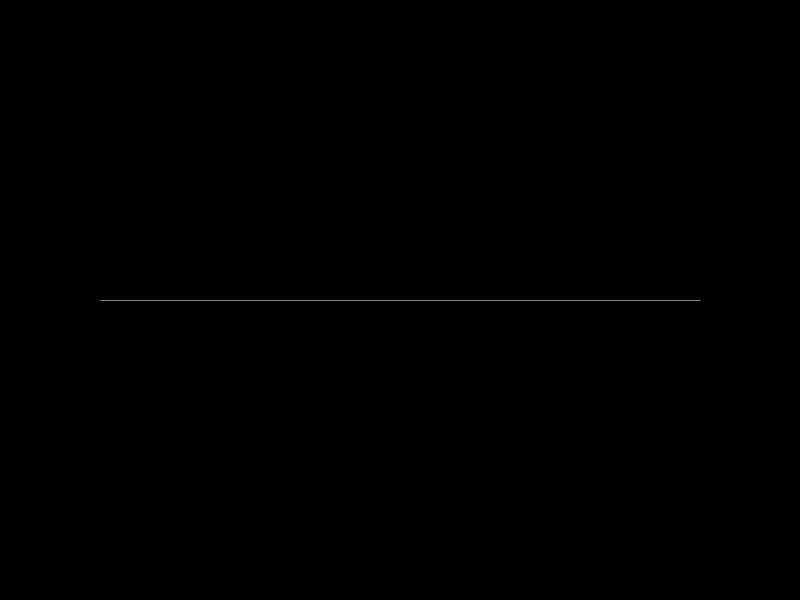
Frame 1 (no input)
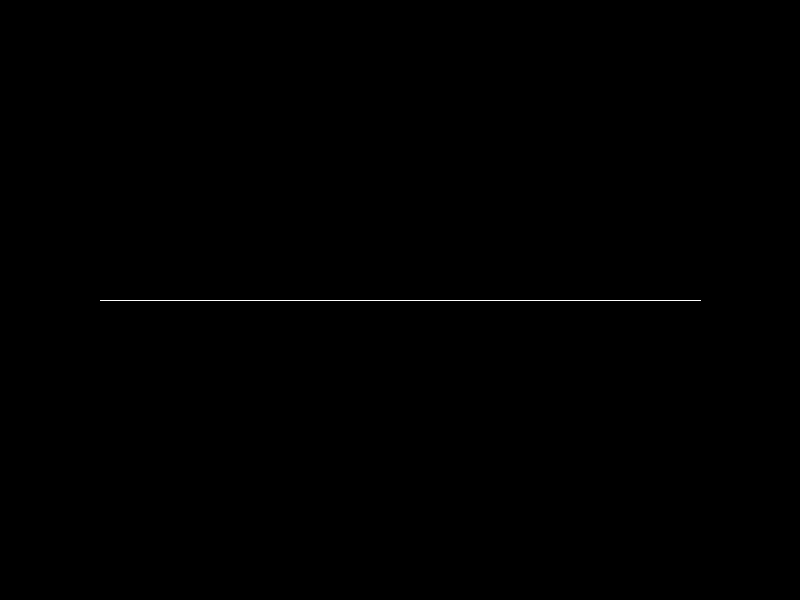
Frame 60 (the mouse pressed at the canvas centre just before this capture)
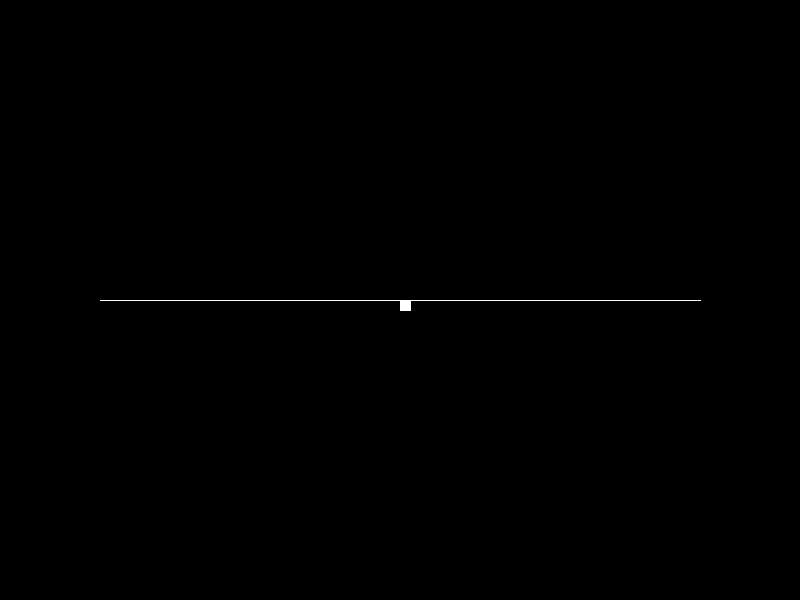
Frame 120 (the mouse held since frame 60 and released just before this capture)

The Processing sketch that drew these frames (run headless with seeded random() and noise(); from frame 60 on, the mouse is pressed at the canvas centre):

// Processing sketch: processing_5774
// ── processing_5774.pde



int h, v;
color cc;
int x1, x2, y1, y2;


void setup() {

  size (800,600);
  background (0);



  h = width/2;
  v = height/2;
  x1 =100;
  y1 = height/2;
  x2 = width-100;
  y2 = height/2;

}

void draw () {

  cc = color (255);
  if (h>width-10) h=width-10;
  if (h<0) h=0;
  if (v>height-10) v=height-10;
  if (v<0) v=0;

  int speed =3;

  if (keyPressed) {

    switch (keyCode) {

    case LEFT: 
      x1-=speed;
      h-=speed;  

      x2+=speed;
      break;
    case RIGHT:
      x1+=speed; 
      h+=speed;

      x2-=speed;
      break;
    case UP: 
      y1-=speed;
      v-=speed; 

      y2+=speed;
      break;

    case DOWN: 
      y1+=speed; 
      v+=speed;

      y2-=speed;
      break;
    }
    switch (key) {
    case ' ': 
      background (0);
      break;
    }
  }
  strokeWeight (0.5);
  stroke (cc);
  line (x1,y1,x2,y2);


  if (mousePressed) {
    rect (h,v,10,10);

  }
}
